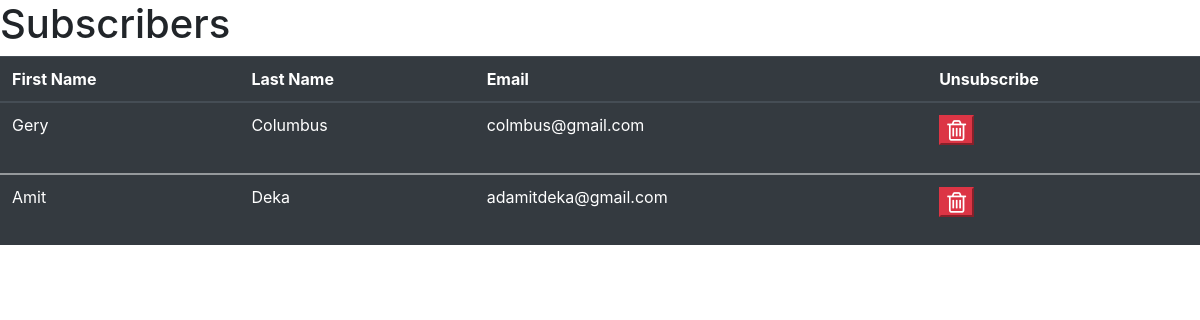
The app's page /listSubscribers.php with its own data.
### tables this page shows
CREATE TABLE `users` (
  `id` int(10) NOT NULL,
  `first_name` varchar(20) NOT NULL,
  `last_name` varchar(20) NOT NULL,
  `email` varchar(50) NOT NULL,
  `password` varchar(15) NOT NULL,
  `user_role` tinyint(1) NOT NULL,
  `is_subscribed` tinyint(1) NOT NULL,
  `mute_notification` tinyint(1) NOT NULL
);

### subscriber.php (called while the page is built, shortened)
<?php
class Subscriber {
	public function listSubscriber($dbcon){
		$sql = 'SELECT * FROM users where is_subscribed = 1';
		$pdostm = $dbcon->prepare($sql);
		$pdostm->execute();
		$subscribers = $pdostm->fetchAll(\PDO::FETCH_ASSOC);
		return $subscribers;
	}
}

### listSubscribers.php (the view, shortened to what this page needs)
<?php
	require_once "database.php";
	require_once "subscriber.php";
	$dbcon = Database::getDb();
	$s = new Subscriber();
	$subscribers = $s->listSubscriber($dbcon);
?>
<html lang="en">
	<head>
        <link rel="stylesheet" type="text/css" href="css/style.css">
        <link rel="stylesheet" href="https://stackpath.bootstrapcdn.com/bootstrap/4.4.1/css/bootstrap.min.css">
        <link href="https://cdnjs.cloudflare.com/ajax/libs/font-awesome/4.7.0/css/font-awesome.min.css" rel="stylesheet">
	</head>
	<body>
		<h1>Subscribers</h1>
			<table class="table table-dark table-hover">
                <thead>
                    <tr>
						<th>First Name</th>
						<th>Last Name</th>
						<th>Email</th>
						<th>Unsubscribe</th>
                    </tr>
                </thead>
                <tbody>
					<?php
						foreach($subscribers as $subscriber){ ?>
                    <tr>
						<td><?= $subscriber['first_name']?></td>
						<td><?= $subscriber['last_name']?></td>
						<td><?= $subscriber['email']?></td>
						<td>
							<form method="post">
									<button type="submit" class="btn-danger" name="deleteSubscriber" style="font-size:24px" id="deleteButton"><i class="fa fa-trash-o"></i></button>
							</form>
						</td>
                    </tr>
				</tbody>
				<?php } ?>
	</body>
</html>

### records on screen
users: first_name "Gery", last_name "Columbus", email "colmbus@gmail.com"
users: first_name "Amit", last_name "Deka", email "adamitdeka@gmail.com"
